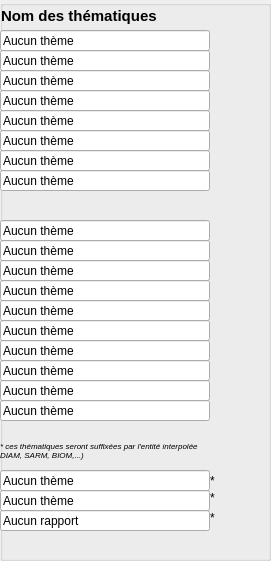
    <widget class="QGroupBox" name="groupBoxThematiques">
     <property name="geometry">
      <rect>
       <x>360</x>
       <y>0</y>
       <width>271</width>
       <height>561</height>
      </rect>
     </property>
     <property name="title">
      <string/>
     </property>
     <widget class="QLineEdit" name="lineEditThematiqueInterDiametre">
      <property name="enabled">
       <bool>true</bool>
      </property>
      <property name="geometry">
       <rect>
        <x>0</x>
        <y>220</y>
        <width>210</width>
        <height>21</height>
       </rect>
      </property>
      <property name="font">
       <font>
        <pointsize>9</pointsize>
       </font>
      </property>
      <property name="inputMethodHints">
       <set>Qt::ImhDialableCharactersOnly</set>
      </property>
      <property name="text">
       <string>Aucun thème</string>
      </property>
      <property name="maxLength">
       <number>50</number>
      </property>
      <property name="dragEnabled">
       <bool>true</bool>
      </property>
     </widget>
     <widget class="QLineEdit" name="lineEditThematiqueVitesse">
      <property name="enabled">
       <bool>true</bool>
      </property>
      <property name="geometry">
       <rect>
        <x>0</x>
        <y>90</y>
        <width>210</width>
        <height>21</height>
       </rect>
      </property>
      <property name="font">
       <font>
        <pointsize>9</pointsize>
       </font>
      </property>
      <property name="inputMethodHints">
       <set>Qt::ImhDialableCharactersOnly</set>
      </property>
      <property name="text">
       <string>Aucun thème</string>
      </property>
      <property name="maxLength">
       <number>50</number>
      </property>
      <property name="dragEnabled">
       <bool>true</bool>
      </property>
     </widget>
     <widget class="QLineEdit" name="lineEditThematiqueSarment">
      <property name="enabled">
       <bool>true</bool>
      </property>
      <property name="geometry">
       <rect>
        <x>0</x>
        <y>50</y>
        <width>210</width>
        <height>21</height>
       </rect>
      </property>
      <property name="font">
       <font>
        <pointsize>9</pointsize>
       </font>
      </property>
      <property name="inputMethodHints">
       <set>Qt::ImhDialableCharactersOnly</set>
      </property>
      <property name="text">
       <string>Aucun thème</string>
      </property>
      <property name="maxLength">
       <number>50</number>
      </property>
      <property name="dragEnabled">
       <bool>true</bool>
      </property>
     </widget>
     <widget class="QLineEdit" name="lineEditThematiqueBiomasse">
      <property name="enabled">
       <bool>true</bool>
      </property>
      <property name="geometry">
       <rect>
        <x>0</x>
        <y>70</y>
        <width>210</width>
        <height>21</height>
       </rect>
      </property>
      <property name="font">
       <font>
        <pointsize>9</pointsize>
       </font>
      </property>
      <property name="inputMethodHints">
       <set>Qt::ImhDialableCharactersOnly</set>
      </property>
      <property name="text">
       <string>Aucun thème</string>
      </property>
      <property name="maxLength">
       <number>50</number>
      </property>
      <property name="dragEnabled">
       <bool>true</bool>
      </property>
     </widget>
     <widget class="QLineEdit" name="lineEditThematiqueInterBiomasse">
      <property name="enabled">
       <bool>true</bool>
      </property>
      <property name="geometry">
       <rect>
        <x>0</x>
        <y>260</y>
        <width>210</width>
        <height>21</height>
       </rect>
      </property>
      <property name="font">
       <font>
        <pointsize>9</pointsize>
       </font>
      </property>
      <property name="inputMethodHints">
       <set>Qt::ImhDialableCharactersOnly</set>
      </property>
      <property name="text">
       <string>Aucun thème</string>
      </property>
      <property name="maxLength">
       <number>50</number>
      </property>
      <property name="dragEnabled">
       <bool>true</bool>
      </property>
     </widget>
     <widget class="QLineEdit" name="lineEditThematiqueInterSarment">
      <property name="enabled">
       <bool>true</bool>
      </property>
      <property name="geometry">
       <rect>
        <x>0</x>
        <y>240</y>
        <width>210</width>
        <height>21</height>
       </rect>
      </property>
      <property name="font">
       <font>
        <pointsize>9</pointsize>
       </font>
      </property>
      <property name="inputMethodHints">
       <set>Qt::ImhDialableCharactersOnly</set>
      </property>
      <property name="text">
       <string>Aucun thème</string>
      </property>
      <property name="maxLength">
       <number>50</number>
      </property>
      <property name="dragEnabled">
       <bool>true</bool>
      </property>
     </widget>
     <widget class="QLabel" name="label_star">
      <property name="geometry">
       <rect>
        <x>210</x>
        <y>470</y>
        <width>21</width>
        <height>21</height>
       </rect>
      </property>
      <property name="text">
       <string>*</string>
      </property>
     </widget>
     <widget class="QLineEdit" name="lineEditThematiqueDiametre">
      <property name="enabled">
       <bool>true</bool>
      </property>
      <property name="geometry">
       <rect>
        <x>0</x>
        <y>30</y>
        <width>210</width>
        <height>21</height>
       </rect>
      </property>
      <property name="font">
       <font>
        <pointsize>9</pointsize>
       </font>
      </property>
      <property name="inputMethodHints">
       <set>Qt::ImhDialableCharactersOnly</set>
      </property>
      <property name="text">
       <string>Aucun thème</string>
      </property>
      <property name="maxLength">
       <number>50</number>
      </property>
      <property name="dragEnabled">
       <bool>true</bool>
      </property>
     </widget>
     <widget class="QLineEdit" name="lineEditThematiquePasMesure">
      <property name="enabled">
       <bool>true</bool>
      </property>
      <property name="geometry">
       <rect>
        <x>0</x>
        <y>110</y>
        <width>210</width>
        <height>21</height>
       </rect>
      </property>
      <property name="font">
       <font>
        <pointsize>9</pointsize>
       </font>
      </property>
      <property name="inputMethodHints">
       <set>Qt::ImhDialableCharactersOnly</set>
      </property>
      <property name="text">
       <string>Aucun thème</string>
      </property>
      <property name="maxLength">
       <number>50</number>
      </property>
      <property name="dragEnabled">
       <bool>true</bool>
      </property>
     </widget>
     <widget class="QLineEdit" name="lineEditThematiqueInterLibelle">
      <property name="enabled">
       <bool>true</bool>
      </property>
      <property name="geometry">
       <rect>
        <x>0</x>
        <y>300</y>
        <width>210</width>
        <height>21</height>
       </rect>
      </property>
      <property name="font">
       <font>
        <pointsize>9</pointsize>
       </font>
      </property>
      <property name="inputMethodHints">
       <set>Qt::ImhDialableCharactersOnly</set>
      </property>
      <property name="text">
       <string>Aucun thème</string>
      </property>
      <property name="maxLength">
       <number>50</number>
      </property>
      <property name="dragEnabled">
       <bool>true</bool>
      </property>
     </widget>
     <widget class="QLineEdit" name="lineEditThematiqueInterMoyenne">
      <property name="enabled">
       <bool>true</bool>
      </property>
      <property name="geometry">
       <rect>
        <x>0</x>
        <y>320</y>
        <width>210</width>
        <height>21</height>
       </rect>
      </property>
      <property name="font">
       <font>
        <pointsize>9</pointsize>
       </font>
      </property>
      <property name="inputMethodHints">
       <set>Qt::ImhDialableCharactersOnly</set>
      </property>
      <property name="text">
       <string>Aucun thème</string>
      </property>
      <property name="maxLength">
       <number>50</number>
      </property>
      <property name="dragEnabled">
       <bool>true</bool>
      </property>
     </widget>
     <widget class="QLineEdit" name="lineEditThematiqueIntraIso">
      <property name="enabled">
       <bool>true</bool>
      </property>
      <property name="geometry">
       <rect>
        <x>0</x>
        <y>470</y>
        <width>210</width>
        <height>21</height>
       </rect>
      </property>
      <property name="font">
       <font>
        <pointsize>9</pointsize>
       </font>
      </property>
      <property name="inputMethodHints">
       <set>Qt::ImhDialableCharactersOnly</set>
      </property>
      <property name="text">
       <string>Aucun thème</string>
      </property>
      <property name="maxLength">
       <number>50</number>
      </property>
      <property name="dragEnabled">
       <bool>true</bool>
      </property>
     </widget>
     <widget class="QLineEdit" name="lineEditThematiqueInterPoints">
      <property name="enabled">
       <bool>true</bool>
      </property>
      <property name="geometry">
       <rect>
        <x>0</x>
        <y>340</y>
        <width>210</width>
        <height>21</height>
       </rect>
      </property>
      <property name="font">
       <font>
        <pointsize>9</pointsize>
       </font>
      </property>
      <property name="inputMethodHints">
       <set>Qt::ImhDialableCharactersOnly</set>
      </property>
      <property name="text">
       <string>Aucun thème</string>
      </property>
      <property name="maxLength">
       <number>50</number>
      </property>
      <property name="dragEnabled">
       <bool>true</bool>
      </property>
     </widget>
     <widget class="QLineEdit" name="lineEditThematiqueIntraImage">
      <property name="enabled">
       <bool>true</bool>
      </property>
      <property name="geometry">
       <rect>
        <x>0</x>
        <y>490</y>
        <width>210</width>
        <height>21</height>
       </rect>
      </property>
      <property name="font">
       <font>
        <pointsize>9</pointsize>
       </font>
      </property>
      <property name="inputMethodHints">
       <set>Qt::ImhDialableCharactersOnly</set>
      </property>
      <property name="text">
       <string>Aucun thème</string>
      </property>
      <property name="maxLength">
       <number>50</number>
      </property>
      <property name="dragEnabled">
       <bool>true</bool>
      </property>
     </widget>
     <widget class="QLabel" name="lab_texte_star">
      <property name="enabled">
       <bool>true</bool>
      </property>
      <property name="geometry">
       <rect>
        <x>0</x>
        <y>440</y>
        <width>211</width>
        <height>21</height>
       </rect>
      </property>
      <property name="font">
       <font>
        <pointsize>6</pointsize>
        <italic>true</italic>
       </font>
      </property>
      <property name="text">
       <string>* ces thématiques seront suffixées par l'entité interpolée 
DIAM, SARM, BIOM,...) </string>
      </property>
     </widget>
     <widget class="QLineEdit" name="lineEditThematiqueSegment">
      <property name="enabled">
       <bool>true</bool>
      </property>
      <property name="geometry">
       <rect>
        <x>0</x>
        <y>150</y>
        <width>210</width>
        <height>21</height>
       </rect>
      </property>
      <property name="font">
       <font>
        <pointsize>9</pointsize>
       </font>
      </property>
      <property name="inputMethodHints">
       <set>Qt::ImhDialableCharactersOnly</set>
      </property>
      <property name="text">
       <string>Aucun thème</string>
      </property>
      <property name="maxLength">
       <number>50</number>
      </property>
      <property name="dragEnabled">
       <bool>true</bool>
      </property>
     </widget>
     <widget class="QLineEdit" name="lineEditThematiqueSegmentBrise">
      <property name="enabled">
       <bool>true</bool>
      </property>
      <property name="geometry">
       <rect>
        <x>0</x>
        <y>130</y>
        <width>210</width>
        <height>21</height>
       </rect>
      </property>
      <property name="font">
       <font>
        <pointsize>9</pointsize>
       </font>
      </property>
      <property name="inputMethodHints">
       <set>Qt::ImhDialableCharactersOnly</set>
      </property>
      <property name="text">
       <string>Aucun thème</string>
      </property>
      <property name="maxLength">
       <number>50</number>
      </property>
      <property name="dragEnabled">
       <bool>true</bool>
      </property>
     </widget>
     <widget class="QLineEdit" name="lineEditThematiqueInterPasMesure">
      <property name="enabled">
       <bool>true</bool>
      </property>
      <property name="geometry">
       <rect>
        <x>0</x>
        <y>360</y>
        <width>210</width>
        <height>21</height>
       </rect>
      </property>
      <property name="font">
       <font>
        <pointsize>9</pointsize>
       </font>
      </property>
      <property name="inputMethodHints">
       <set>Qt::ImhDialableCharactersOnly</set>
      </property>
      <property name="text">
       <string>Aucun thème</string>
      </property>
      <property name="maxLength">
       <number>50</number>
      </property>
      <property name="dragEnabled">
       <bool>true</bool>
      </property>
     </widget>
     <widget class="QLineEdit" name="lineEditThematiqueInterAltitude">
      <property name="enabled">
       <bool>true</bool>
      </property>
      <property name="geometry">
       <rect>
        <x>0</x>
        <y>280</y>
        <width>210</width>
        <height>21</height>
       </rect>
      </property>
      <property name="font">
       <font>
        <pointsize>9</pointsize>
       </font>
      </property>
      <property name="inputMethodHints">
       <set>Qt::ImhDialableCharactersOnly</set>
      </property>
      <property name="text">
       <string>Aucun thème</string>
      </property>
      <property name="maxLength">
       <number>50</number>
      </property>
      <property name="dragEnabled">
       <bool>true</bool>
      </property>
     </widget>
     <widget class="QLineEdit" name="lineEditThematiqueInterSegment">
      <property name="enabled">
       <bool>true</bool>
      </property>
      <property name="geometry">
       <rect>
        <x>0</x>
        <y>400</y>
        <width>210</width>
        <height>21</height>
       </rect>
      </property>
      <property name="font">
       <font>
        <pointsize>9</pointsize>
       </font>
      </property>
      <property name="inputMethodHints">
       <set>Qt::ImhDialableCharactersOnly</set>
      </property>
      <property name="text">
       <string>Aucun thème</string>
      </property>
      <property name="maxLength">
       <number>50</number>
      </property>
      <property name="dragEnabled">
       <bool>true</bool>
      </property>
     </widget>
     <widget class="QLabel" name="label_thematique">
      <property name="geometry">
       <rect>
        <x>1</x>
        <y>5</y>
        <width>211</width>
        <height>21</height>
       </rect>
      </property>
      <property name="sizePolicy">
       <sizepolicy hsizetype="Fixed" vsizetype="Fixed">
        <horstretch>0</horstretch>
        <verstretch>0</verstretch>
       </sizepolicy>
      </property>
      <property name="font">
       <font>
        <pointsize>11</pointsize>
        <weight>75</weight>
        <bold>true</bold>
       </font>
      </property>
      <property name="text">
       <string>Nom des thématiques</string>
      </property>
     </widget>
     <widget class="QLineEdit" name="lineEditThematiqueInterSegmentBrise">
      <property name="enabled">
       <bool>true</bool>
      </property>
      <property name="geometry">
       <rect>
        <x>0</x>
        <y>380</y>
        <width>210</width>
        <height>21</height>
       </rect>
      </property>
      <property name="font">
       <font>
        <pointsize>9</pointsize>
       </font>
      </property>
      <property name="inputMethodHints">
       <set>Qt::ImhDialableCharactersOnly</set>
      </property>
      <property name="text">
       <string>Aucun thème</string>
      </property>
      <property name="maxLength">
       <number>50</number>
      </property>
      <property name="dragEnabled">
       <bool>true</bool>
      </property>
     </widget>
     <widget class="QLineEdit" name="lineEditThematiqueIntraPDF">
      <property name="enabled">
       <bool>true</bool>
      </property>
      <property name="geometry">
       <rect>
        <x>0</x>
        <y>510</y>
        <width>210</width>
        <height>21</height>
       </rect>
      </property>
      <property name="font">
       <font>
        <pointsize>9</pointsize>
       </font>
      </property>
      <property name="inputMethodHints">
       <set>Qt::ImhDialableCharactersOnly</set>
      </property>
      <property name="text">
       <string>Aucun rapport</string>
      </property>
      <property name="maxLength">
       <number>50</number>
      </property>
      <property name="dragEnabled">
       <bool>true</bool>
      </property>
     </widget>
     <widget class="QLineEdit" name="lineEditThematiqueContour">
      <property name="enabled">
       <bool>true</bool>
      </property>
      <property name="geometry">
       <rect>
        <x>0</x>
        <y>170</y>
        <width>210</width>
        <height>21</height>
       </rect>
      </property>
      <property name="font">
       <font>
        <pointsize>9</pointsize>
       </font>
      </property>
      <property name="inputMethodHints">
       <set>Qt::ImhDialableCharactersOnly</set>
      </property>
      <property name="text">
       <string>Aucun thème</string>
      </property>
      <property name="maxLength">
       <number>50</number>
      </property>
      <property name="dragEnabled">
       <bool>true</bool>
      </property>
     </widget>
     <widget class="QLabel" name="label_star_2">
      <property name="geometry">
       <rect>
        <x>210</x>
        <y>490</y>
        <width>21</width>
        <height>16</height>
       </rect>
      </property>
      <property name="text">
       <string>*</string>
      </property>
     </widget>
     <widget class="QLabel" name="label_star_3">
      <property name="geometry">
       <rect>
        <x>210</x>
        <y>510</y>
        <width>21</width>
        <height>16</height>
       </rect>
      </property>
      <property name="text">
       <string>*</string>
      </property>
     </widget>
    </widget>
